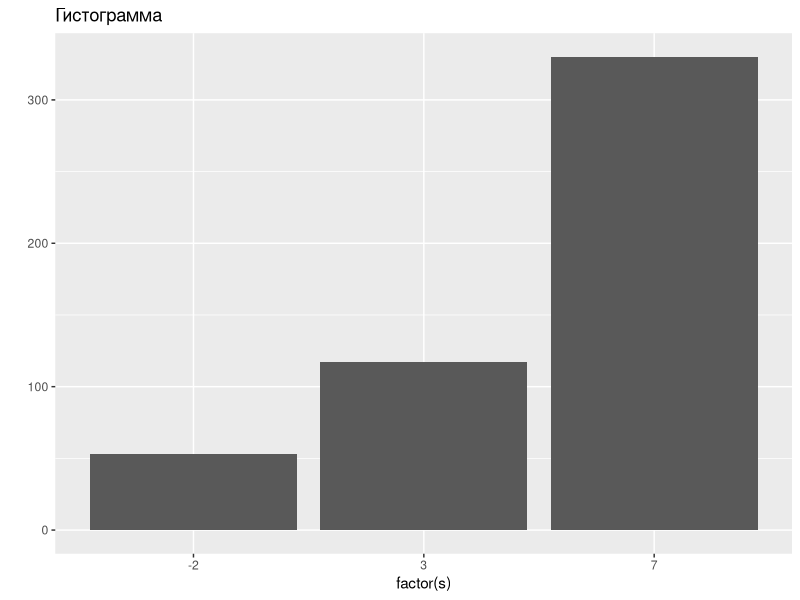
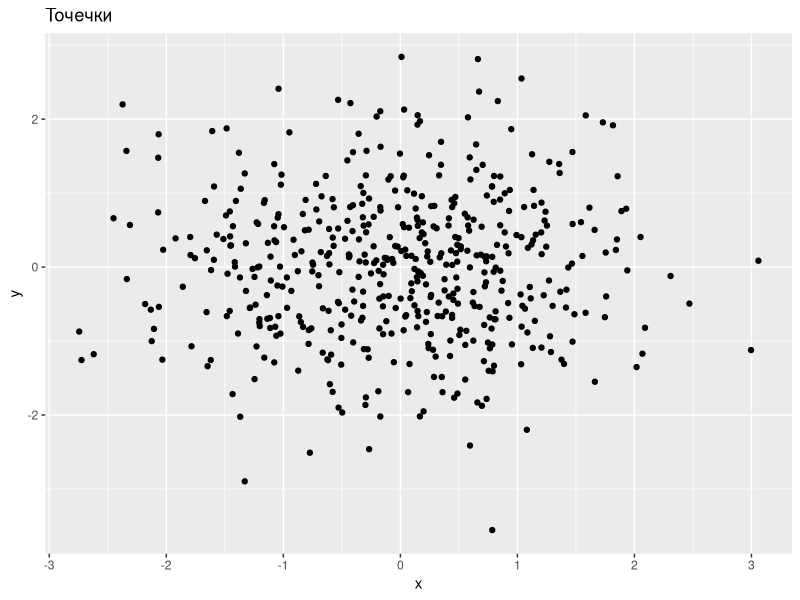

Here is the R script that generated these plots, in order:
## ---- chunk 1
5+9
## ---- chunk 2
a<-factorial(4)
b<-2^3
a+b
## ---- chunk 3
a<-1/0
a
## ---- chunk 4
1/(a-9)
## ---- chunk 5
atan(Inf)
## ---- chunk 6
pi/2
## ---- chunk 7
0/0
## ---- chunk 8
a<-3:10
a
## ---- chunk 9
b<-rep(777,times=5)
b
## ---- chunk 10
vect<-c(5,-4,1)
## ---- chunk 11
sum(vect)
## ---- chunk 12
mean(vect)
## ---- chunk 13
h<-sample(1:5,300,rep=TRUE)
## ---- chunk 14
str(h)
head(h)
## ---- chunk 15
x.val<-c(-2,3,7)
x.pr<-c(0.1,0.2,0.7)
## ---- chunk 16
s<-sample(x.val,500,rep=TRUE,x.pr)
str(s)
## ---- chunk 17
library(ggplot2)
## ---- chunk 18
qplot(factor(s),main="Гистограмма")
## ---- chunk 19
x<-rnorm(500) # 500 нормальных величин со средним 0 и дисперсией 1
y<-rnorm(500) # 500 нормальных величин со средним 0 и дисперсией 1
qplot(x,y,main="Точечки")
## ---- chunk 20
b <- s[s>0]
b
str(b)
## ---- chunk 21
s[6:20]
## ---- chunk 22
s[c(5,7,13)]
## ---- chunk 23
sum(s==3)
## ---- chunk 24
length(b)
